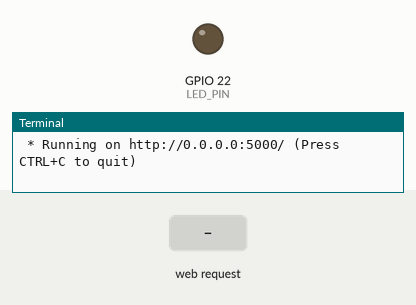
A program run on a simulated Raspberry Pi (BCM pin numbers). On the bench: output pins drawn as LEDs (lit = HIGH), the last lines printed to the terminal. Inputs (shaded band) come from the test bench. The clock reads 2024-03-15 10:24:30 at power-on unless the program sets it.

Above: at 1.2 s.
1.3 s: HTTP request for /led/on received
At 2.0 s:
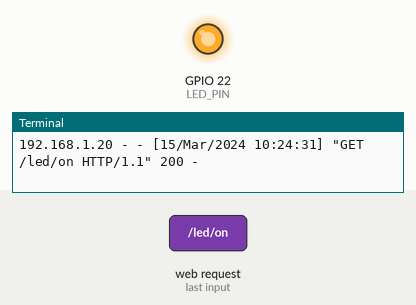
4.3 s: HTTP request for /led/off received
At 5.5 s:
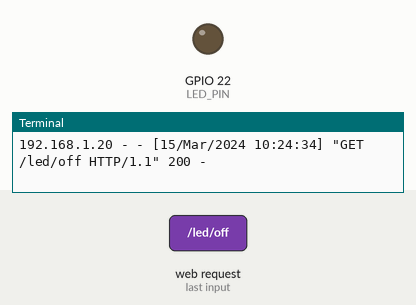
Timing chart, 0 to 7.3 s (numbered marks = the images above; inputs shaded):
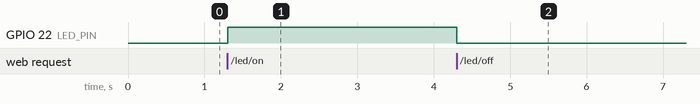

The program:

flask_led.py
```python
from flask import Flask
import RPi.GPIO as GPIO

LED_PIN = 22
GPIO.setmode(GPIO.BCM) # GPIO.BCM or GPIO.BOARD
GPIO.setup(LED_PIN, GPIO.OUT)

app = Flask(__name__)

@app.route("/")
def led():
  return '''
  <p>Hello, Flask!</p>
  <a href="/led/on">LED ON</a>
  <a href="/led/off">LED OFF</a>
  '''

@app.route("/led/<op>")
def led_op(op):
  if op == "on":
    GPIO.output(LED_PIN, 1)
    return '''
    <p>LED ON</p>
    <a href="/">Go home</a>
    '''

  if op == "off":
    GPIO.output(LED_PIN, 0)
    return '''
    <p>LED OFF</p>
    <a href="/">Go home</a>
    '''

#터미널에서 직접 실행시킨 경우
if __name__ == "__main__":
  try:
    app.run(host="0.0.0.0")
  finally:
    GPIO.cleanup()
```

Measured:
- after the input at 1.3 s, GPIO 22 (LED_PIN): LOW → HIGH at once
- after the input at 4.3 s, GPIO 22 (LED_PIN): HIGH → LOW at once
